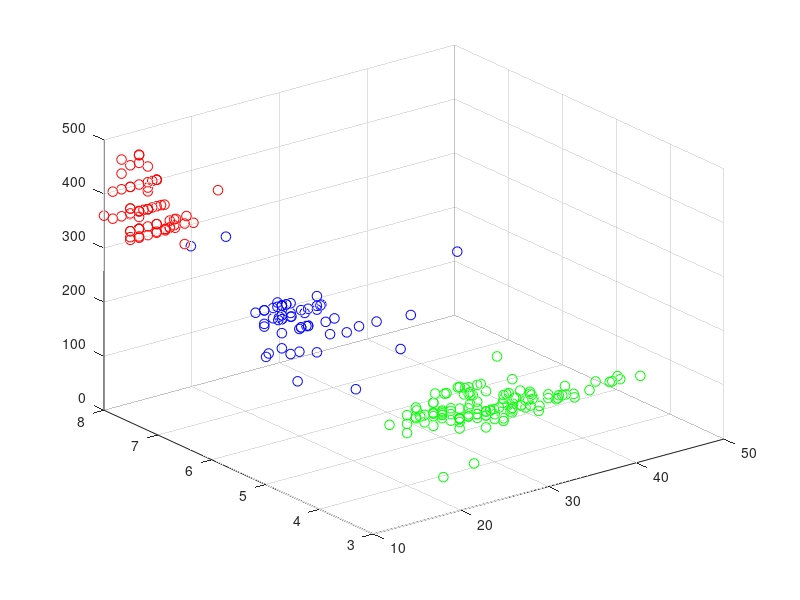

MATLAB code to generate this figure: (Note: this script raises an error after producing the figure.)
data = dlmread('cars_clustered.csv', ',', 1, 0);
centroids = dlmread('clusters.csv', ',', 1, 0);

vector1 = data(:, 1);
vector2 = data(:, 2);
vector3 = data(:, 3);

colors = zeros(length(data),3);

for i = 1:length(data)
    if data(i, 8) == 1
        colors(i, :) = [1 0 0];
    elseif data(i, 8) == 2
        colors(i, :) = [0 1 0];
    else 
        colors(i, :) = [0 0 1];
    end
end

centroid1 = centroids(1:3, 1);
centroid2 = centroids(1:3, 2);
centroid3 = centroids(1:3, 3);

scatter3(vector1, vector2, vector3, 50, colors);
hold on
scatter3(centroid1, centroid2, centroid3, 500, 'k', 'X');
xlabel('mpg');
ylabel('cylinders');
zlabel('cubicinches');
hold off

